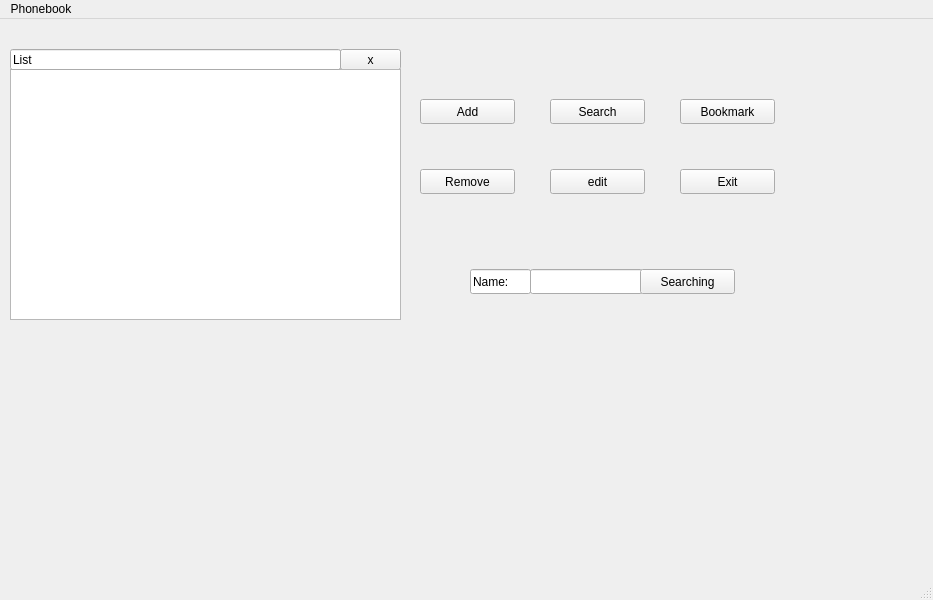
<?xml version="1.0" encoding="UTF-8"?>
<ui version="4.0">
 <class>MainWindow</class>
 <widget class="QMainWindow" name="MainWindow">
  <property name="geometry">
   <rect>
    <x>0</x>
    <y>0</y>
    <width>933</width>
    <height>600</height>
   </rect>
  </property>
  <property name="windowTitle">
   <string>MainWindow</string>
  </property>
  <widget class="QWidget" name="centralwidget">
   <widget class="QPushButton" name="addButton">
    <property name="geometry">
     <rect>
      <x>420</x>
      <y>80</y>
      <width>95</width>
      <height>25</height>
     </rect>
    </property>
    <property name="text">
     <string>Add</string>
    </property>
   </widget>
   <widget class="QPushButton" name="searchButton">
    <property name="geometry">
     <rect>
      <x>550</x>
      <y>80</y>
      <width>95</width>
      <height>25</height>
     </rect>
    </property>
    <property name="text">
     <string>Search</string>
    </property>
   </widget>
   <widget class="QPushButton" name="bookmarkButton">
    <property name="geometry">
     <rect>
      <x>680</x>
      <y>80</y>
      <width>95</width>
      <height>25</height>
     </rect>
    </property>
    <property name="text">
     <string>Bookmark</string>
    </property>
   </widget>
   <widget class="QPushButton" name="exitButton">
    <property name="geometry">
     <rect>
      <x>680</x>
      <y>150</y>
      <width>95</width>
      <height>25</height>
     </rect>
    </property>
    <property name="text">
     <string>Exit</string>
    </property>
   </widget>
   <widget class="QPushButton" name="removeButton">
    <property name="geometry">
     <rect>
      <x>420</x>
      <y>150</y>
      <width>95</width>
      <height>25</height>
     </rect>
    </property>
    <property name="text">
     <string>Remove</string>
    </property>
   </widget>
   <widget class="QTableWidget" name="tableWidget">
    <property name="geometry">
     <rect>
      <x>10</x>
      <y>50</y>
      <width>391</width>
      <height>251</height>
     </rect>
    </property>
   </widget>
   <widget class="QPushButton" name="hideButton">
    <property name="geometry">
     <rect>
      <x>340</x>
      <y>30</y>
      <width>61</width>
      <height>21</height>
     </rect>
    </property>
    <property name="text">
     <string>x</string>
    </property>
   </widget>
   <widget class="QLineEdit" name="booklist">
    <property name="geometry">
     <rect>
      <x>10</x>
      <y>30</y>
      <width>331</width>
      <height>21</height>
     </rect>
    </property>
    <property name="text">
     <string>List</string>
    </property>
   </widget>
   <widget class="QLineEdit" name="searchName">
    <property name="geometry">
     <rect>
      <x>530</x>
      <y>250</y>
      <width>113</width>
      <height>25</height>
     </rect>
    </property>
    <property name="text">
     <string/>
    </property>
   </widget>
   <widget class="QLineEdit" name="namelabel">
    <property name="geometry">
     <rect>
      <x>470</x>
      <y>250</y>
      <width>61</width>
      <height>25</height>
     </rect>
    </property>
    <property name="text">
     <string>Name: </string>
    </property>
   </widget>
   <widget class="QPushButton" name="namesearch">
    <property name="geometry">
     <rect>
      <x>640</x>
      <y>250</y>
      <width>95</width>
      <height>25</height>
     </rect>
    </property>
    <property name="text">
     <string>Searching</string>
    </property>
   </widget>
   <widget class="QPushButton" name="editButton">
    <property name="geometry">
     <rect>
      <x>550</x>
      <y>150</y>
      <width>95</width>
      <height>25</height>
     </rect>
    </property>
    <property name="text">
     <string>edit</string>
    </property>
   </widget>
   <zorder>hideButton</zorder>
   <zorder>tableWidget</zorder>
   <zorder>addButton</zorder>
   <zorder>searchButton</zorder>
   <zorder>bookmarkButton</zorder>
   <zorder>exitButton</zorder>
   <zorder>removeButton</zorder>
   <zorder>booklist</zorder>
   <zorder>searchName</zorder>
   <zorder>namelabel</zorder>
   <zorder>namesearch</zorder>
   <zorder>editButton</zorder>
  </widget>
  <widget class="QMenuBar" name="menubar">
   <property name="geometry">
    <rect>
     <x>0</x>
     <y>0</y>
     <width>933</width>
     <height>22</height>
    </rect>
   </property>
   <widget class="QMenu" name="menuPhonebook">
    <property name="title">
     <string>Phonebook</string>
    </property>
   </widget>
   <addaction name="menuPhonebook"/>
  </widget>
  <widget class="QStatusBar" name="statusbar"/>
 </widget>
 <resources/>
 <connections/>
</ui>
